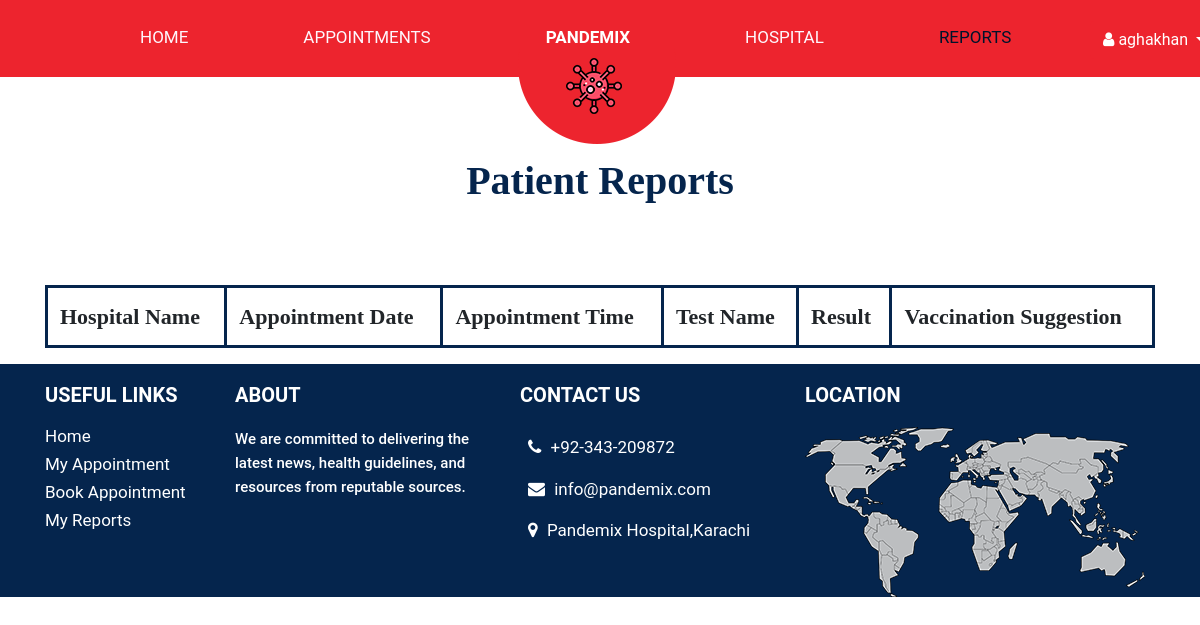
The app's page /patient/covidreport.php (signed in), older data.
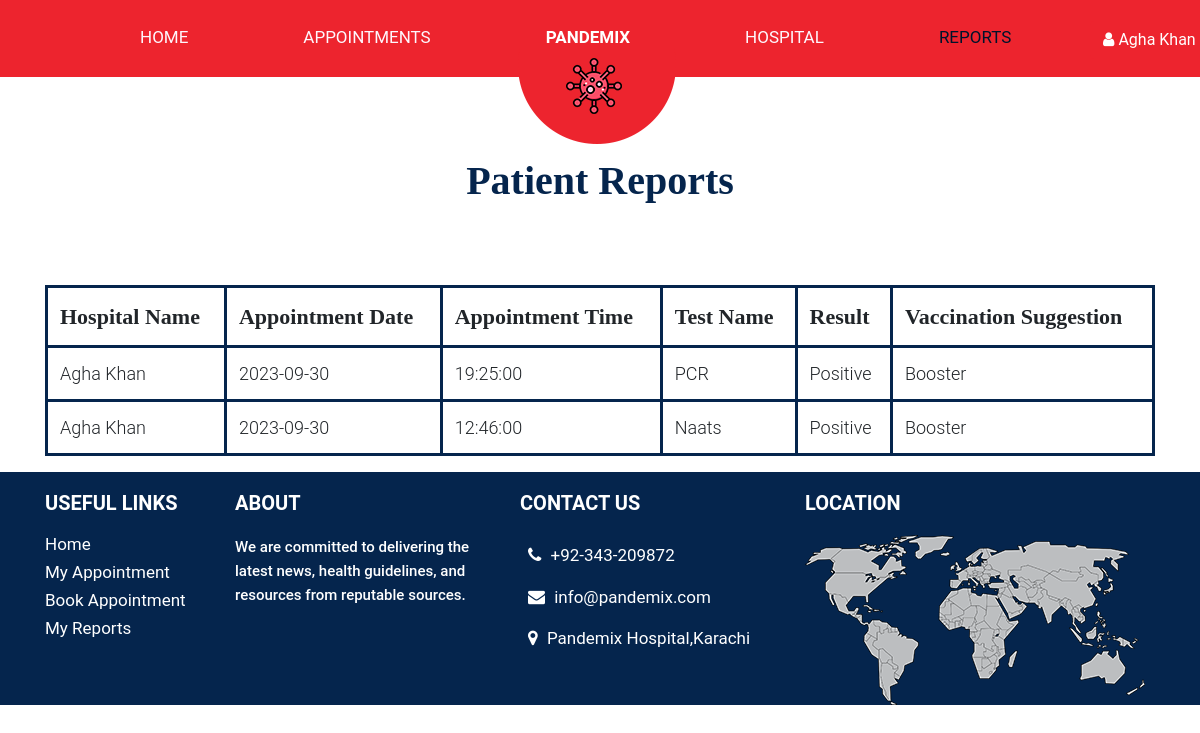
The same page, newer data.
### tables this page shows
CREATE TABLE `appointment` (
  `app_id` int(11) NOT NULL,
  `patient_id` int(11) DEFAULT NULL,
  `hospital_id` int(11) DEFAULT NULL,
  `app_date` date DEFAULT NULL,
  `status` int(11) DEFAULT NULL,
  `app_time` time DEFAULT NULL,
  `test_name` varchar(255) NOT NULL,
  `approval_status` enum('Pending','Approved','Rejected') DEFAULT 'Pending'
);

CREATE TABLE `hospital` (
  `hospital_id` int(11) NOT NULL,
  `hospital_name` varchar(255) DEFAULT NULL,
  `location` varchar(255) DEFAULT NULL,
  `password` varchar(255) DEFAULT NULL,
  `status` int(11) NOT NULL,
  `approval_status` enum('Pending','Approved','Rejected') DEFAULT 'Pending'
);

### patient/covidreport.php (the view, shortened to what the changed rows need)
<?php
include("../connection.php");
?>
<!DOCTYPE html>
<html lang="en">
<head>
    <link rel="stylesheet" href="../css/bootstrap.min.css">
    <link rel="stylesheet" href="patient.css">
    <link rel="stylesheet" href="../css/responsive.css">
    <link rel="stylesheet" href="https://netdna.bootstrapcdn.com/font-awesome/4.0.3/css/font-awesome.css">
    <link rel="stylesheet" href="https://cdnjs.cloudflare.com/ajax/libs/fancybox/2.1.5/jquery.fancybox.min.css"
        media="screen">
    <link rel="stylesheet" href="https://rawgit.com/LeshikJanz/libraries/master/Bootstrap/baguetteBox.min.css">
</head>
<body class="main-layout">
    <header class="header-area">
        <div class="right">
            <button class="btn dropdown-toggle" data-toggle="dropdown" aria-haspopup="true" aria-expanded="false">
                <i class="fa fa-user" aria-hidden="true"></i>
                <?php echo $_SESSION['patient_name']; ?>
            </button>
        </div>
    </header>
    <div class="container-fluid" id="all-products">
        <h1 class="text-center">Patient Reports</h1>
        <div class="container">
            <table class="table">
                <thead>
                    <tr>
                        <th>Hospital Name</th>
                        <th>Appointment Date</th>
                        <th>Appointment Time</th>
                        <th>Test Name</th>
                        <th>Result</th>
                        <th>Vaccination Suggestion</th>
                    </tr>
                </thead>
                <tbody>
                    <?php
                    if (isset($_SESSION['patient_id'])) {
                        $patient_id = $_SESSION['patient_id'];
                        $query = "SELECT appointment.app_date, appointment.app_time, appointment.test_name, appointment.status, hospital.hospital_name,
              CASE
                WHEN appointment.status = 1 THEN report.vac_suggest
                ELSE 'No suggestion'
              END AS vac_suggest
              FROM appointment
              JOIN hospital ON appointment.hospital_id = hospital.hospital_id
              JOIN vaccination ON appointment.patient_id = vaccination.patient_id
              LEFT JOIN report ON appointment.patient_id = report.patient_id
              WHERE appointment.patient_id = $patient_id";
                        $result = mysqli_query($con, $query);
                    }
                    ?>
                    <?php while ($row = mysqli_fetch_assoc($result)): ?>
                        <tr>
                            <td>
                                <?= $row['hospital_name'] ?>
                            </td>
                            <td>
                                <?= $row['app_date'] ?>
                            </td>
                            <td>
                                <?= $row['app_time'] ?>
                            </td>
                            <td>
                                <?= $row['test_name'] ?>
                            </td>
                            <td>
                                <?= $row['status'] == 1 ? 'Positive' : 'Negative' ?>
                            </td>
                            <td>
                                <?= $row['status'] == 1 ? $row['vac_suggest'] : 'No suggestion' ?>
                            </td>
                        </tr>
                    <?php endwhile; ?>
                </tbody>
            </table>
        </div>
    </div>
</body>
</html>

Row changes from the older to the newer data that the page shows:
added appointment: hospital.hospital_name "Agha Khan", app_date "2023-09-30", app_time "19:25:00", test_name "PCR", status "Positive", vac_suggest "Booster"
added appointment: hospital.hospital_name "Agha Khan", app_date "2023-09-30", app_time "12:46:00", test_name "Naats", status "Positive", vac_suggest "Booster"
Text that changed along with them:
$_SESSION['patient_name']: "aghakhan" → "Agha Khan"
